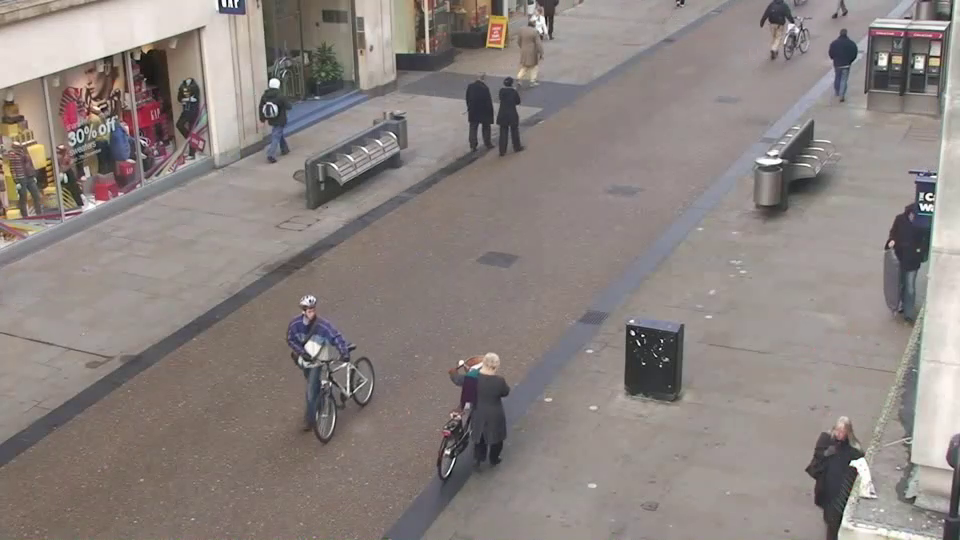
#> input picture frame 92 of projeler/img/humanVideo.mp4, 960 x 540 px
$ python 'insan sayma.py'
#> lines starting #> are read from the running program, lines starting #| are printed output that depends on the picture; after the words box and inside, x2 and y2 are one past the last pixel; in counts of white or black regions, pixels touching at a corner belong together
import cv2

backsub = cv2.createBackgroundSubtractorMOG2()
kamera = cv2.VideoCapture("img/humanVideo.mp4")
i = 0
minArea=5000
while True:
    ret, frame = kamera.read()
#> frame is the input picture: shape (540, 960, 3); mean B, G, R 128.5, 131.8, 140.4

    fgmask = backsub.apply(frame, None, 0.05)
#> fgmask: shape (540, 960); every value is 127
    erode=cv2.erode(fgmask,None,iterations=4)
    moments=cv2.moments(erode,True)
#> moments = moments, m00 518400, centre m10/m00, m01/m00 = (479.5, 269.5)
    area=moments['m00']
#> area = 518400

    if moments['m00'] >=minArea:
        x=int(moments['m10']/moments['m00'])
#> x = 479
        print("mom :" + str(moments['m00']) + "x :" + str(x))
#| mom :518400.0x :479
        if x>350:
            i=i+1

        cv2.putText(frame,'Human ID: %r' %i, (200,50), cv2.FONT_HERSHEY_COMPLEX,2, (255, 255, 255), 3)
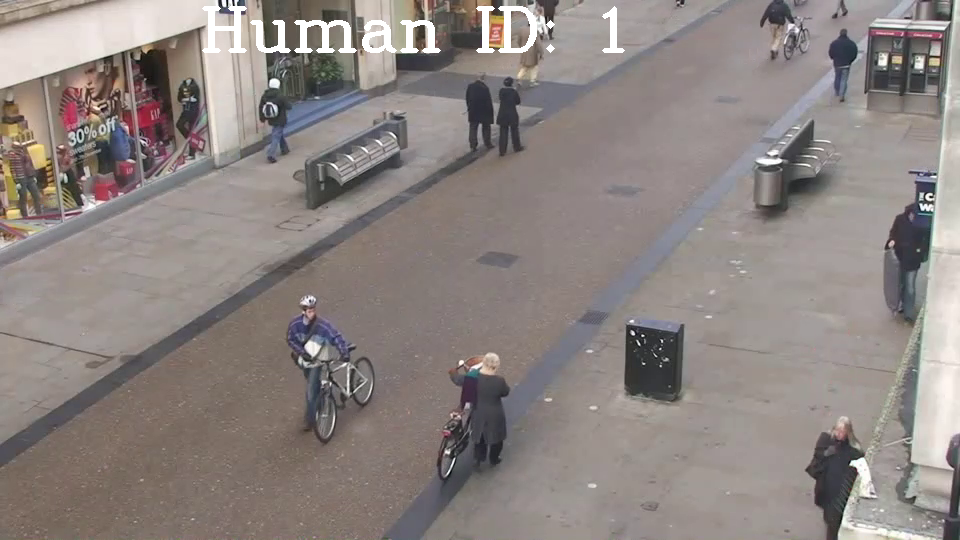
#> frame: shape (540, 960, 3); 1.06% of pixels changed, all inside (x1, y1, x2, y2) = (202, 6, 625, 53)
        cv2.imshow("frame", frame)
        cv2.imshow("fgmask", fgmask)

    key = cv2.waitKey(25)
#> (key q is pressed here)
    if key == ord('q'):
            break

kamera.release()
cv2.destroyAllWindows()

$ run again, starting later in the video
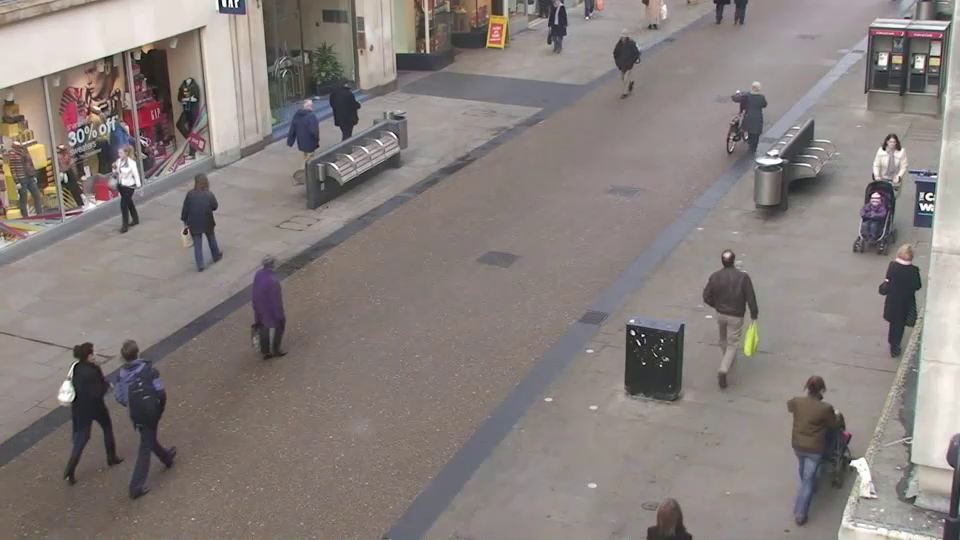
#> input picture frame 417 of projeler/img/humanVideo.mp4, 960 x 540 px
#> frame is the input picture: shape (540, 960, 3); mean B, G, R 124.8, 127.5, 135.5
#> `fgmask = backsub.apply(frame, None, 0.05)`:
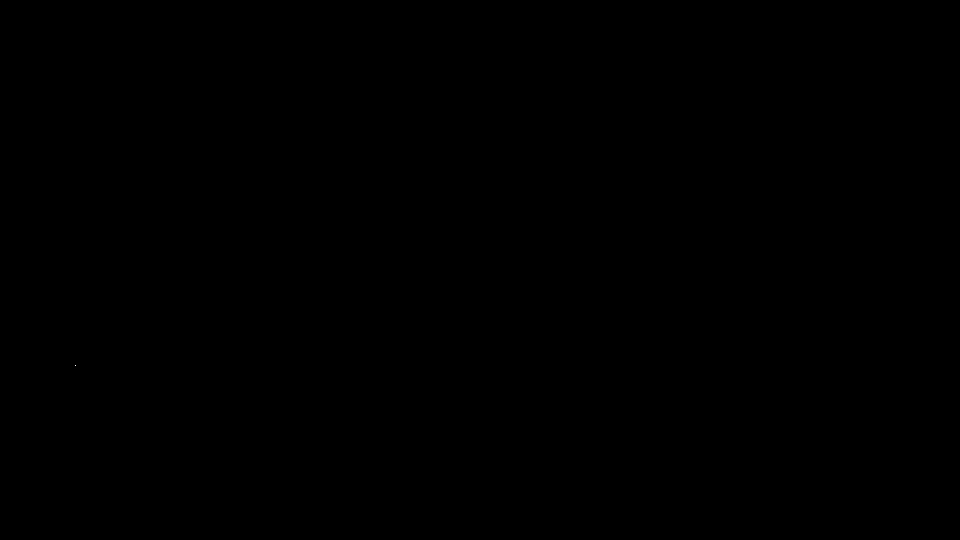
#> fgmask: shape (540, 960); values 127 (black) and 255 (white), 0% white in thin lines or dots, all inside (x1, y1, x2, y2) = (75, 365, 76, 366)
#> erode: shape (540, 960); every value is 127
#> moments = moments, m00 518400, centre m10/m00, m01/m00 = (479.5, 269.5)
#> area = 518400
#> x = 479
#| mom :518400.0x :479
#> `cv2.putText(frame,'Human ID: %r' %i, (200,50), cv2.FONT_HERSHEY_COMPLE..`:
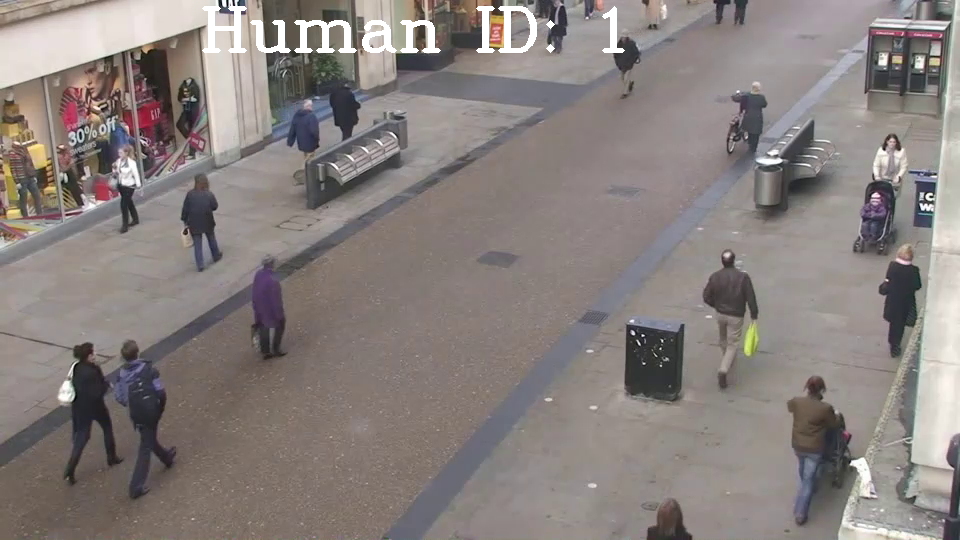
#> frame: shape (540, 960, 3); 1.06% of pixels changed, all inside (x1, y1, x2, y2) = (202, 6, 625, 53)

$ run again, starting later in the video
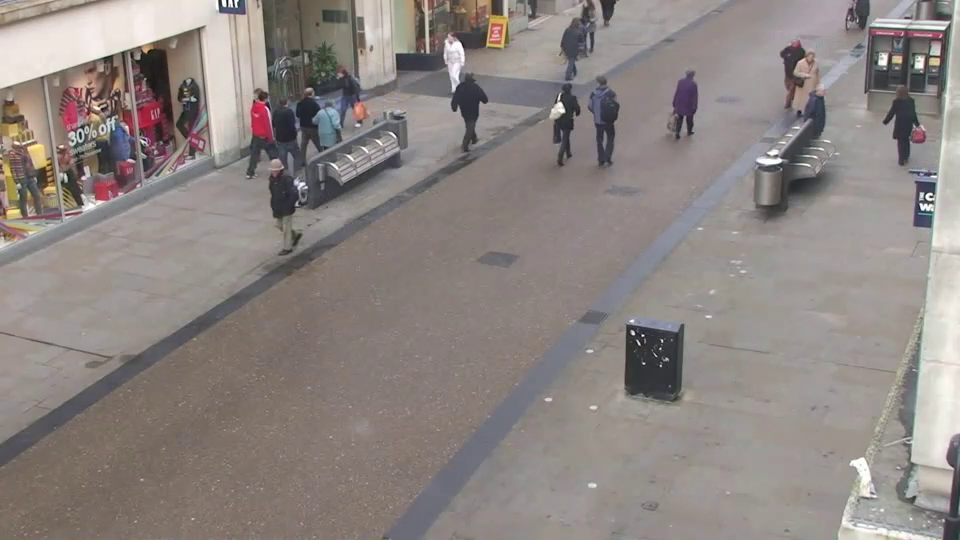
#> input picture frame 741 of projeler/img/humanVideo.mp4, 960 x 540 px
#> frame is the input picture: shape (540, 960, 3); mean B, G, R 130.2, 133.4, 141.3
#> fgmask: shape (540, 960); every value is 127
#> moments = moments, m00 518400, centre m10/m00, m01/m00 = (479.5, 269.5)
#> area = 518400
#> x = 479
#| mom :518400.0x :479
#> `cv2.putText(frame,'Human ID: %r' %i, (200,50), cv2.FONT_HERSHEY_COMPLE..`:
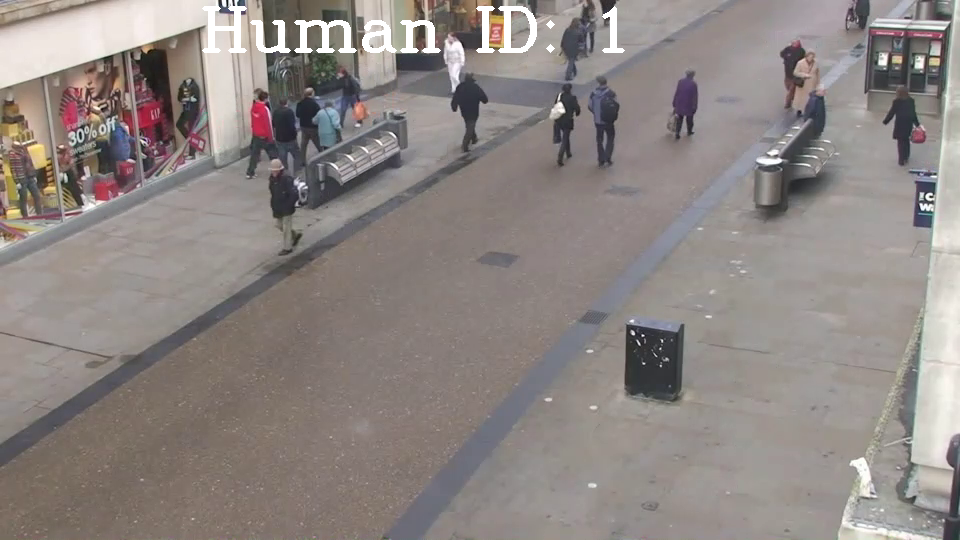
#> frame: shape (540, 960, 3); 1.06% of pixels changed, all inside (x1, y1, x2, y2) = (202, 6, 625, 53)
